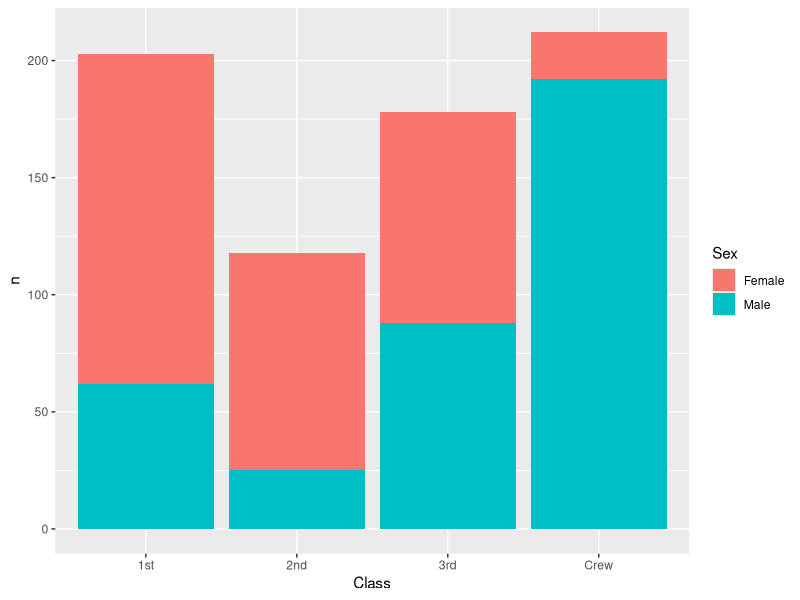
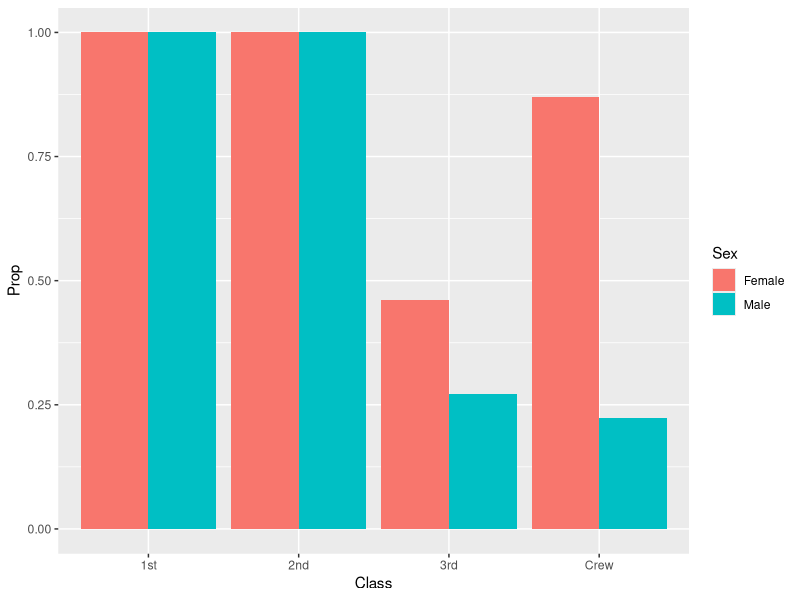
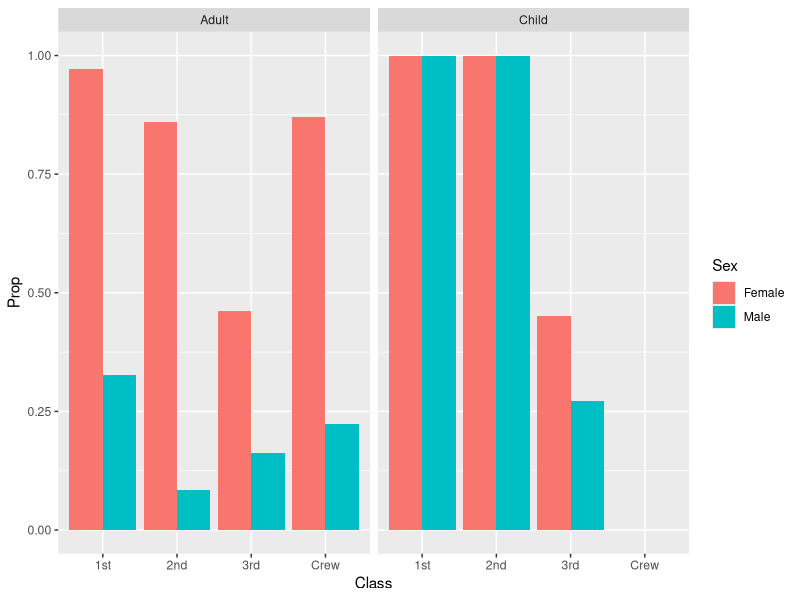

Generate these figures, in order, with R:
## ---- chunk 1
library(tidyverse)

df_titanic <- as_tibble(Titanic)
## ---- chunk 2
## TASK: Perform a `glimpse` of df_titanic
glimpse(df_titanic)
## ---- chunk 3
## NOTE: No need to edit! We'll cover how to
## do this calculation in a later exercise.
df_titanic %>% summarize(total = sum(n))
## ---- chunk 4
titanic_survivors <- 
  df_titanic %>% 
  filter(Survived == "Yes")
titanic_survivors
titanic_survivors %>% 
  ggplot(aes(x = Class, y=n, fill = Sex)) +
  geom_col()
## TASK: Visualize counts against `Class` and `Sex`
## ---- chunk 5
## NOTE: No need to edit! We'll cover how to
## do this calculation in a later exercise.
df_prop <-
  df_titanic %>%
  group_by(Class, Sex, Age) %>%
  mutate(
    Total = sum(n),
    Prop = n / Total
  ) %>%
  ungroup()
df_prop
## ---- chunk 6
prop_titanic_survivors <- 
  df_prop %>% 
  filter(Survived == "Yes")
prop_titanic_survivors %>% 
  ggplot(aes(x = Class, y=Prop, fill = Sex)) +
  geom_col(position = "dodge")
## ---- chunk 7

prop_titanic_survivors %>% 
  ggplot(aes(x = Class, y=Prop, fill = Sex)) +
  geom_col(position = "dodge") +
  facet_grid(cols = vars(Age))
